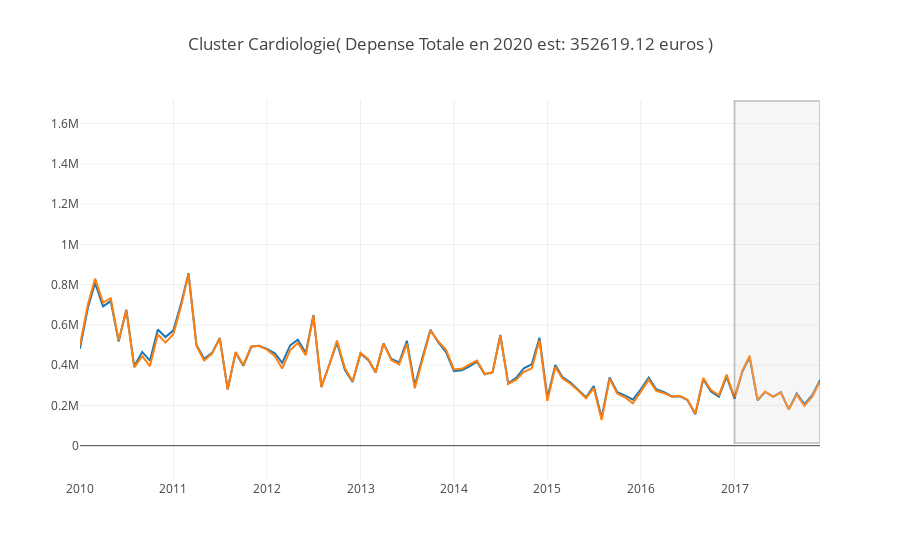

The code cell stored with this chart in its notebook:
### Markdown cell above
#### Cluster Cardiologie

### Code cell
make_prediction_by_cluster(data = df, cluster = 'c1', validation_period = validation_period, n_pred = n_preds, period = ['2013-01-01','2020-01-01'], plot_intervals = False,list_slen = range(12,13))
